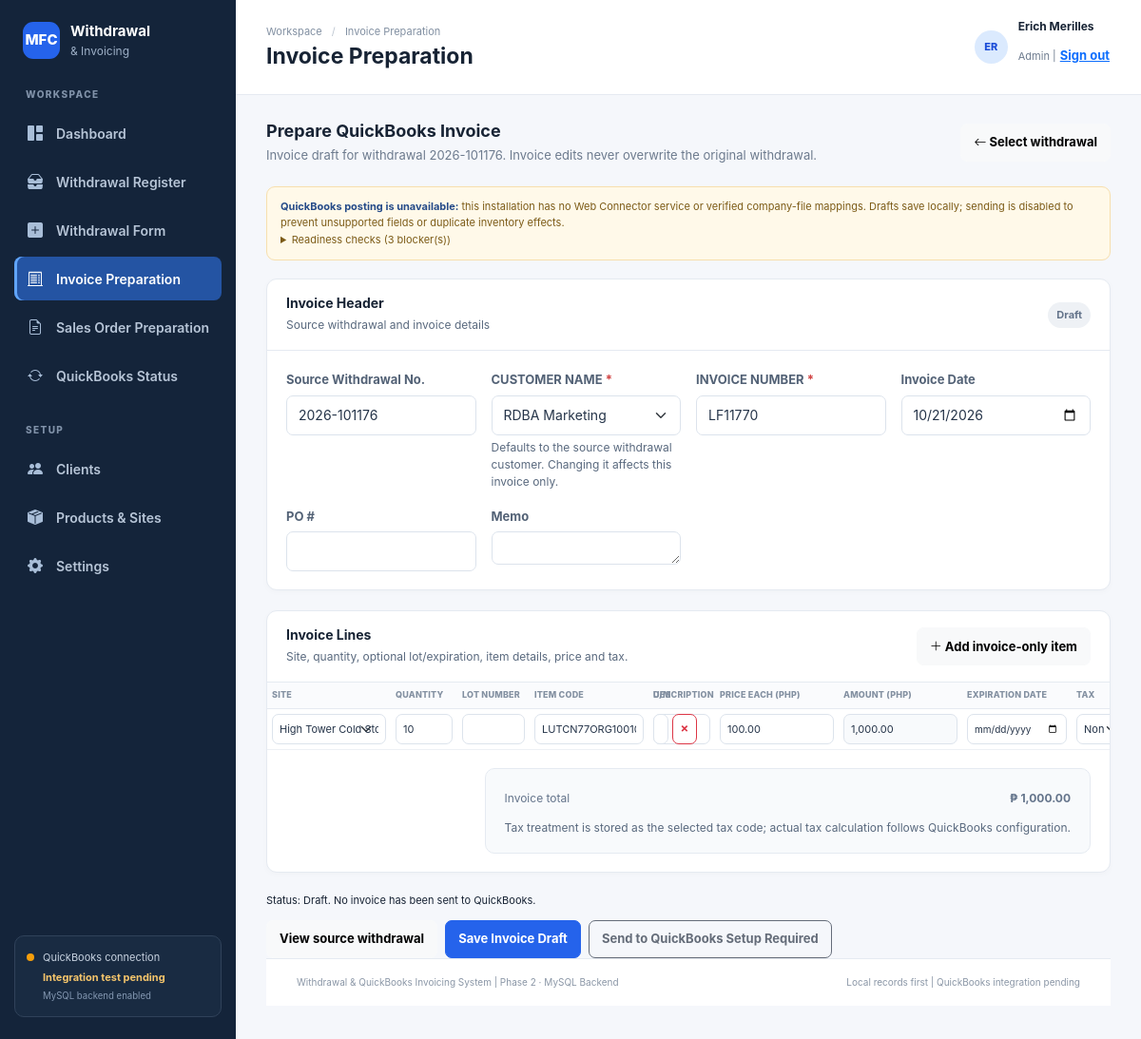
The app's page /frontend/invoice_preparation.php?withdrawal_no=2026-101176 (signed in) with its own data.
### tables this page shows
CREATE TABLE `invoices` (
  `id` bigint(20) UNSIGNED NOT NULL,
  `withdrawal_id` bigint(20) UNSIGNED NOT NULL,
  `customer_id` bigint(20) UNSIGNED NOT NULL,
  `invoice_number` varchar(100) DEFAULT NULL,
  `invoice_date` date NOT NULL,
  `po_no` varchar(100) DEFAULT NULL,
  `memo` text DEFAULT NULL,
  `status` enum('Draft','Ready','Queued','Processing','Invoiced','Error','Uncertain Result') NOT NULL DEFAULT 'Draft',
  `qb_invoice_no` varchar(100) DEFAULT NULL,
  `qb_txn_id` varchar(100) DEFAULT NULL,
  `submitted_by` bigint(20) UNSIGNED DEFAULT NULL,
  `submitted_at` datetime DEFAULT NULL,
  `created_by` bigint(20) UNSIGNED DEFAULT NULL,
  `updated_by` bigint(20) UNSIGNED DEFAULT NULL,
  `created_at` datetime NOT NULL DEFAULT current_timestamp(),
  `updated_at` datetime DEFAULT NULL ON UPDATE current_timestamp()
);

CREATE TABLE `clients` (
  `id` bigint(20) UNSIGNED NOT NULL,
  `client_name` varchar(180) NOT NULL,
  `qb_list_id` varchar(100) DEFAULT NULL,
  `active` tinyint(1) NOT NULL DEFAULT 1,
  `created_at` datetime NOT NULL DEFAULT current_timestamp()
);

CREATE TABLE `invoice_items` (
  `id` bigint(20) UNSIGNED NOT NULL,
  `invoice_id` bigint(20) UNSIGNED NOT NULL,
  `withdrawal_item_id` bigint(20) UNSIGNED DEFAULT NULL,
  `source_type` enum('WITHDRAWAL','ADDITIONAL') NOT NULL DEFAULT 'WITHDRAWAL',
  `product_id` bigint(20) UNSIGNED DEFAULT NULL,
  `site_id` bigint(20) UNSIGNED DEFAULT NULL,
  `product_name` varchar(255) NOT NULL,
  `quantity` bigint(20) UNSIGNED NOT NULL,
  `lot_number` varchar(100) DEFAULT NULL,
  `item_code` varchar(100) DEFAULT NULL,
  `description` varchar(255) DEFAULT NULL,
  `u_m` varchar(40) DEFAULT NULL,
  `price_each` decimal(12,2) NOT NULL DEFAULT 0.00,
  `amount` decimal(14,2) NOT NULL DEFAULT 0.00,
  `tax_code` varchar(40) NOT NULL DEFAULT 'Non',
  `expiration_date` date DEFAULT NULL,
  `created_by` bigint(20) UNSIGNED DEFAULT NULL,
  `updated_by` bigint(20) UNSIGNED DEFAULT NULL,
  `created_at` datetime NOT NULL DEFAULT current_timestamp(),
  `updated_at` datetime DEFAULT NULL ON UPDATE current_timestamp()
);

CREATE TABLE `sites` (
  `id` bigint(20) UNSIGNED NOT NULL,
  `site_name` varchar(120) NOT NULL,
  `active` tinyint(1) NOT NULL DEFAULT 1
);

CREATE TABLE `products` (
  `id` bigint(20) UNSIGNED NOT NULL,
  `product_name` varchar(255) NOT NULL,
  `item_code` varchar(100) DEFAULT NULL,
  `description` varchar(255) DEFAULT NULL,
  `u_m` varchar(40) DEFAULT NULL,
  `default_site_id` bigint(20) UNSIGNED DEFAULT NULL,
  `default_price` decimal(12,2) DEFAULT NULL,
  `kg_per_box` decimal(12,3) DEFAULT NULL,
  `qb_list_id` varchar(100) DEFAULT NULL,
  `active` tinyint(1) NOT NULL DEFAULT 1,
  `created_at` datetime NOT NULL DEFAULT current_timestamp(),
  `updated_at` datetime DEFAULT NULL ON UPDATE current_timestamp(),
  `ht_code` varchar(100) DEFAULT NULL,
  `qb_code` varchar(100) DEFAULT NULL,
  `ht_description` varchar(255) DEFAULT NULL,
  `qb_description` varchar(255) DEFAULT NULL
);

### frontend/invoice_preparation.php (the view, shortened to what the rows shown need)
<?php
require __DIR__ . '/includes/layout_start.php';
$pdo = db();
$no = trim($_GET['withdrawal_no'] ?? '');
$s = $pdo->prepare(
    'SELECT w.*, c.client_name
     FROM withdrawals w
     JOIN clients c ON c.id = w.client_id
     WHERE w.withdrawal_no = ?'
);
$s->execute([$no]);
$w = $s->fetch();
$s = $pdo->prepare('SELECT * FROM invoices WHERE withdrawal_id = ?');
$s->execute([$w['id']]);
$inv = $s->fetch();
$s = $pdo->prepare(
    'SELECT ii.*, si.site_name
     FROM invoice_items ii
     LEFT JOIN sites si ON si.id = ii.site_id
     WHERE ii.invoice_id = ?
     ORDER BY ii.id'
);
$s->execute([$inv['id']]);
$lines = $s->fetchAll();
require_once __DIR__ . '/../backend/core/quickbooks_readiness.php';
$quickBooksReadiness = quickbooks_transaction_readiness($pdo, 'invoice', (int)$inv['id']);
$products = get_products($pdo);
$products = array_values(array_filter($products, static fn($p) => trim((string)($p['qb_code'] ?? '')) !== ''));
$customers = $pdo->query('SELECT id,client_name FROM clients WHERE active=1 ORDER BY client_name')->fetchAll();
$sites = get_sites($pdo);
$locked = in_array($inv['status'], ['Invoiced', 'Queued', 'Processing', 'Uncertain Result'], true);
?>
<div class="page-intro">
    <div>
        <h2>Prepare QuickBooks Invoice</h2>
    </div>
</div>
<form
    method="post"
    action="<?= e(APP_BASE_URL) ?>/backend/controllers/invoice_save.php"
    id="invoiceForm">
    <section class="panel">
        <div class="panel-header">
            <div>
                <h3>Invoice Header</h3>
                <p>Source withdrawal and invoice details</p>
            </div>
            <span class="status-pill <?= e(status_class($inv['status'])) ?>">
                <?= e($inv['status']) ?>
            </span>
        </div>
        <div class="panel-body">
            <div class="row g-3">
                <div class="col-md-3">
                    <label class="form-label">CUSTOMER NAME <span class="required-mark">*</span></label>
                    <select class="form-select" name="customer_id" required <?= $locked ? 'disabled' : '' ?>>
                        <?php foreach ($customers as $customer): ?>
                            <option value="<?= (int)$customer['id'] ?>" <?= (int)$inv['customer_id'] === (int)$customer['id'] ? 'selected' : '' ?>><?= e($customer['client_name']) ?></option>
                        <?php endforeach; ?>
                    </select>
                    <?php if (!$locked): ?><div class="form-text">Defaults to the source withdrawal customer. Changing it affects this invoice only.</div><?php endif; ?>
                </div>
                <div class="col-md-3">
                    <label class="form-label">INVOICE NUMBER <span class="required-mark">*</span></label>
                    <input class="form-control" name="invoice_number" maxlength="100" value="<?= e($inv['invoice_number'] ?? '') ?>" required <?= $locked ? 'readonly' : '' ?>>
                </div>
                <div class="col-md-3">
                    <label class="form-label">
                        Invoice Date
                    </label>
                    <input
                        class="form-control"
                        type="date"
                        name="invoice_date"
                        value="<?= e($inv['invoice_date']) ?>"
                        required
                        <?= $locked ? 'readonly' : '' ?>>
                </div>
                <div class="col-md-3">
                    <label class="form-label">PO #</label>
                    <input
                        class="form-control"
                        name="po_no"
                        value="<?= e($inv['po_no'] ?? '') ?>"
                        <?= $locked ? 'readonly' : '' ?>>
                </div>
                <div class="col-md-3">
                    <label class="form-label" for="invoiceMemo">Memo</label>
                    <textarea
                        class="form-control"
                        id="invoiceMemo"
                        name="memo"
                        rows="1"
                        <?= $locked ? 'readonly' : '' ?>><?= e($inv['memo'] ?? '') ?></textarea>
                </div>
            </div>
        </div>
    </section>
    <section class="panel">
        <div class="table-responsive">
            <table class="table invoice-lines-table" id="invoiceLines" data-pagination-exempt>
                <colgroup>
                </colgroup>
                <thead>
                    <tr>
                        <th>SITE</th>
                        <th>QUANTITY</th>
                        <th>LOT NUMBER</th>
                        <th>ITEM CODE</th>
                        <th>U/M</th>
                        <th>PRICE EACH (PHP)</th>
                        <th>AMOUNT (PHP)</th>
                        <th>EXPIRATION DATE</th>
                        <th>TAX</th>
                    </tr>
                </thead>
                <tbody>
                    <?php foreach ($lines as $i => $ln): ?>
                        <tr>
                            <td>
                                <select class="form-select table-input" name="items[<?= $i ?>][site_id]" required <?= $locked ? 'disabled' : '' ?>>
                                    <option value="">Select site</option><?php foreach ($sites as $site): ?><option value="<?= (int)$site['id'] ?>" <?= (string)$ln['site_id'] === (string)$site['id'] ? 'selected' : '' ?>><?= e($site['site_name']) ?></option><?php endforeach; ?>
                                </select>
                            </td>
                            <td>
                                <input
                                    class="form-control table-input invoice-qty"
                                    type="number"
                                    min="1"
                                    step="1"
                                    name="items[<?= $i ?>][quantity]"
                                    value="<?= e($ln['quantity']) ?>"
                                    required
                                    <?= $locked ? 'readonly' : '' ?>>
                            </td>
                            <td>
                                <input
                                    class="form-control table-input invoice-lot"
                                    name="items[<?= $i ?>][lot_number]"
                                    value="<?= e($ln['lot_number'] ?? '') ?>"
                                    <?= $locked ? 'readonly' : '' ?>>
                            </td>
                            <td>
                                <input
                                    class="form-control table-input invoice-item-code"
                                    name="items[<?= $i ?>][item_code]"
                                    value="<?= e($ln['item_code'] ?? '') ?>"
                                    <?= $locked ? 'readonly' : '' ?>>
                            </td>
                            <td>
                                <div class="d-flex gap-1 invoice-description-picker"><select class="form-select table-input product-select" name="items[<?= $i ?>][product_id]" required aria-label="Product description" <?= $locked ? 'disabled' : '' ?>>
                                        <option value="">Select description</option><?php foreach ($products as $pr): ?><option value="<?= (int)$pr['id'] ?>" data-code="<?= e($pr['qb_code'] ?? '') ?>" data-desc="<?= e($pr['qb_description'] ?? '') ?>" data-name="<?= e($pr['product_name'] ?? '') ?>" data-um="<?= e($pr['u_m'] ?? '') ?>" data-price="<?= e($pr['default_price'] ?? '') ?>" <?= (int)$ln['product_id'] === (int)$pr['id'] ? 'selected' : '' ?>><?= e($pr['qb_description'] ?? '') ?></option><?php endforeach; ?>
                                    </select><?php if (!$locked): ?><button type="button" class="btn btn-sm btn-outline-danger remove-invoice-line" title="Remove line" aria-label="Remove invoice line">×</button><?php endif; ?></div>
                            </td>
                            <td>
                                <input
                                    class="form-control table-input invoice-unit"
                                    name="items[<?= $i ?>][u_m]"
                                    value="<?= e($ln['u_m'] ?? '') ?>"
                                    <?= $locked ? 'readonly' : '' ?>>
                            </td>
                            <td>
                                <input
                                    class="form-control table-input invoice-price currency-input"
                                    type="text"
                                    inputmode="decimal"
                                    name="items[<?= $i ?>][price_each]"
                                    value="<?= number_format((float) $ln['price_each'], 2, '.', ',') ?>"
                                    required
                                    <?= $locked ? 'readonly' : '' ?>>
                            </td>
                            <td>
                                <input
                                    class="form-control table-input amount"
                                    value="<?= number_format((float) $ln['quantity'] * (float) $ln['price_each'], 2, '.', ',') ?>"
                                    readonly>
                            </td>
                            <td>
                                <input class="form-control table-input invoice-expiration" type="date" name="items[<?= $i ?>][expiration_date]" value="<?= e($ln['expiration_date'] ?? '') ?>" <?= $locked ? 'readonly' : '' ?>>
                            </td>
                            <td>
                                <select class="form-select table-input invoice-tax" name="items[<?= $i ?>][tax_code]" required <?= $locked ? 'disabled' : '' ?>>
                                    <?php foreach (['Non', 'Tax', 'Exempt'] as $tax): ?>
                                        <option <?= ($ln['tax_code'] === $tax ? 'selected' : '') ?>>
                                            <?= e($tax) ?>
                                        </option>
                                    <?php endforeach; ?>
                                </select>
                            </td>
                        </tr>
                    <?php endforeach; ?>
                </tbody>
            </table>
        </div>
    </section>
    <div class="page-bottom-actions">
        <span class="muted text-small">
            Status: <?= e($inv['status']) ?>.
            No invoice has been sent to QuickBooks.
        </span>
        <div class="right">
            <a
                href="withdrawal_form.php?withdrawal_no=<?= e($no) ?>"
                class="btn btn-light">
            </a>
            <?php if (!$locked): ?>
                <button class="btn btn-primary" type="submit">
                </button>
                <button
                    class="btn btn-teal"
                    type="button"
                    disabled
                    title="Phase 2 integration not configured">
                </button>
            <?php endif; ?>
        </div>
    </div>
</form>
<?php require __DIR__ . '/includes/footer.php'; ?>

### records on screen
invoices: status "Draft", customer_id "RDBA Marketing", invoice_number "LF11770", invoice_date "10/21/2026"
invoice_items: site.status "High Tower Cold Storage", quantity.status "10", item_code "LUTCN77ORG10010", product.status "Lutosa Red Pack 1 x 10 New packaging", price_each.status "100.00", quantity+price_each "1,000.00"

### other values on screen
$page_title "Invoice Preparation"
substr($_SESSION['user']['name'], 0, 2) "ER"
$_SESSION['user']['name'] "Erich Merilles"
$_SESSION['user']['role'] "Admin"
$no "2026-101176"
count($quickBooksReadiness['blockers']) "3"
$sum "1,000.00"
APP_NAME "Withdrawal & QuickBooks Invoicing System"
APP_VERSION "Phase 2 · MySQL Backend"
form field value "Non"
